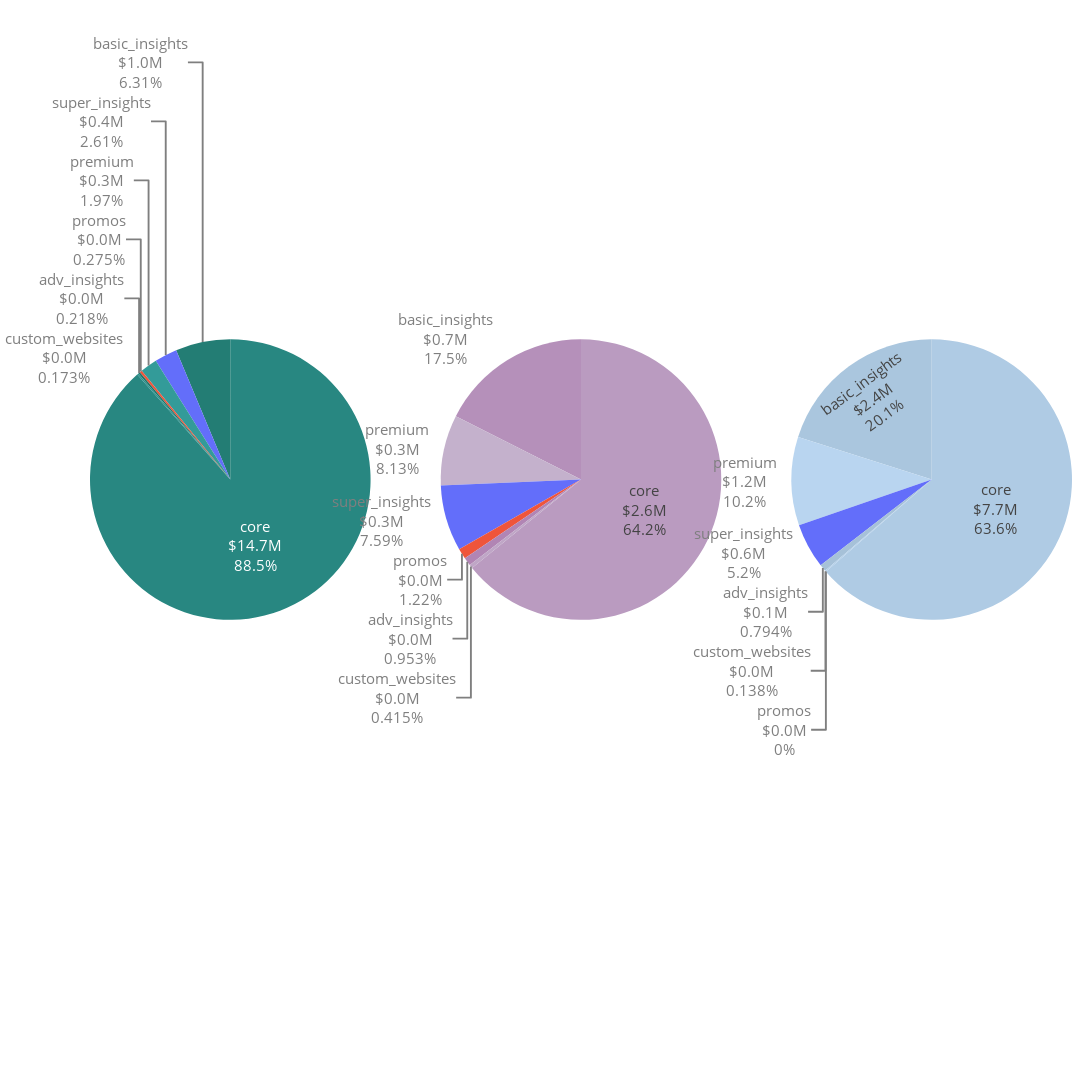

The notebook cell saved with this chart:
### Code cell
import plotly.graph_objects as go

# Group by region and country for aggregated revenue
grouped_data = final_revenue_df.groupby(['region', 'product'])['revenue'].sum().reset_index()

# Format revenue values in the DataFrame
grouped_data['formatted_revenue'] = grouped_data['revenue'].apply(lambda x: f"${x/1e6:.1f}M")

# Color palette based on the colors provided and extended to accommodate 15 countries
palette = [
    '#1F7368', '#237D74', '#288781', '#2D918D', '#339B99', 
    '#B185B4', '#B590BA', '#BA9BC0', '#BFA6C6', '#C4B1CC', 
    '#A6C1D8', '#AAC6DE', '#AFCBE4', '#B4D0EA', '#B9D5F0'
]

# Create pie charts for each region
fig = go.Figure()

# Assuming you have three regions: 'Region 1', 'Region 2', and 'Region 3'
regions = ['Region 1', 'Region 2', 'Region 3']

for i, region in enumerate(regions):
    region_data = grouped_data[grouped_data['region'] == region]
    fig.add_trace(go.Pie(
        labels=region_data['product'],
        values=region_data['revenue'],
        name=region,
        marker_colors=palette[i*5:i*5+5],  # Assigning 5 colors per region
        domain={'column': i},
        hoverinfo='label+percent+value',
        textinfo='label+percent+text',
        text=region_data['formatted_revenue'],  # Using the formatted revenue values
    ))

# Update layout for increased spacing and Region labels
fig.update_layout(
    grid={'rows': 2, 'columns': 3, 'pattern': 'independent'},
    margin=dict(t=40, b=20, r=20, l=20),
    height=2000,
    width=2000,
    showlegend=False,
    autosize=False,
    template="plotly",  # Use the default Plotly template,
    font=dict(size=15, color="#7f7f7f"),
    annotations=[
        dict(text=region, x=0.5 + i/3, y=-0.2, showarrow=False, font=dict(size=15, color="#000000"))
        for i, region in enumerate(regions)
    ],
)

# Show the figure
fig.show()

### Figure 1 — Plotly figure (JSON) as saved in the notebook; plotly's stock layout.template omitted (floating-point values rounded to 4 significant figures)
{"data": [{"domain": {"column": 0}, "hoverinfo": "label+percent+value", "labels": ["adv_insights", "basic_insights", "core", "custom_websites", "premium", "promos", "super_insights"], "marker": {"colors": ["#1F7368", "#237D74", "#288781", "#2D918D", "#339B99"]}, "name": "Region 1", "text": ["$0.0M", "$1.0M", "$14.7M", "$0.0M", "$0.3M", "$0.0M", "$0.4M"], "textinfo": "label+percent+text", "type": "pie", "values": [36260.0, 1048720, 14707665, 28775, 326760, 45680, 433240]}, {"domain": {"column": 1}, "hoverinfo": "label+percent+value", "labels": ["adv_insights", "basic_insights", "core", "custom_websites", "premium", "promos", "super_insights"], "marker": {"colors": ["#B185B4", "#B590BA", "#BA9BC0", "#BFA6C6", "#C4B1CC"]}, "name": "Region 2", "text": ["$0.0M", "$0.7M", "$2.6M", "$0.0M", "$0.3M", "$0.0M", "$0.3M"], "textinfo": "label+percent+text", "type": "pie", "values": [37870, 697445, 2550690, 16505, 323130, 48510, 301675]}, {"domain": {"column": 2}, "hoverinfo": "label+percent+value", "labels": ["adv_insights", "basic_insights", "core", "custom_websites", "premium", "promos", "super_insights"], "marker": {"colors": ["#A6C1D8", "#AAC6DE", "#AFCBE4", "#B4D0EA", "#B9D5F0"]}, "name": "Region 3", "text": ["$0.1M", "$2.4M", "$7.7M", "$0.0M", "$1.2M", "$0.0M", "$0.6M"], "textinfo": "label+percent+text", "type": "pie", "values": [95840, 2422870, 7676040, 16600, 1229280, 0, 627720]}], "layout": {"annotations": [{"font": {"color": "#000000", "size": 15}, "showarrow": false, "text": "Region 1", "x": 0.5, "y": -0.2}, {"font": {"color": "#000000", "size": 15}, "showarrow": false, "text": "Region 2", "x": 0.8333, "y": -0.2}, {"font": {"color": "#000000", "size": 15}, "showarrow": false, "text": "Region 3", "x": 1.167, "y": -0.2}], "autosize": false, "font": {"color": "#7f7f7f", "size": 15}, "grid": {"columns": 3, "pattern": "independent", "rows": 2}, "height": 2000, "margin": {"b": 20, "l": 20, "r": 20, "t": 40}, "showlegend": false, "width": 2000}}
